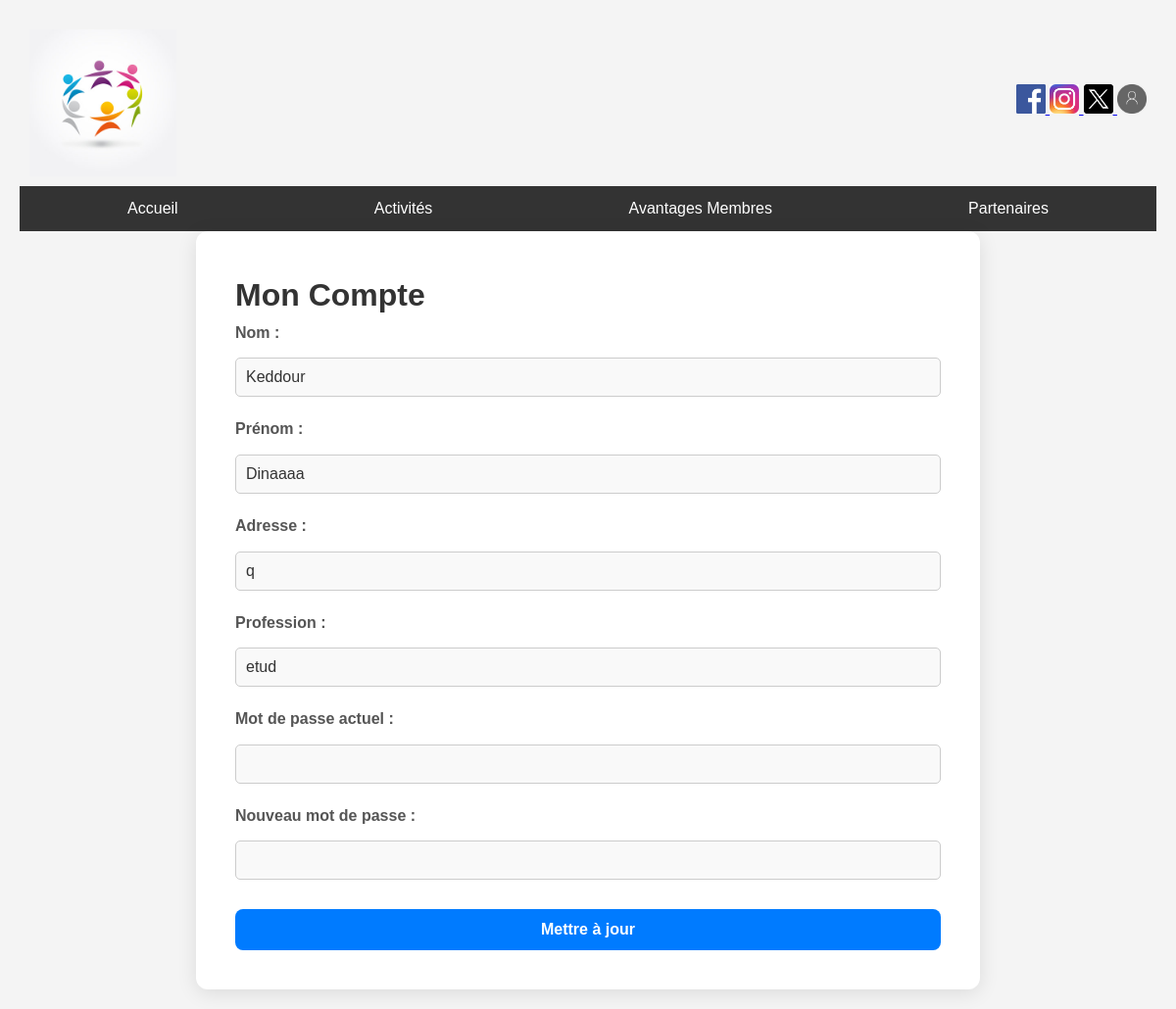
Page /public/index.php/compte (signed in) on the committed database.
### tables this page shows
CREATE TABLE `Membre` (
  `id` int NOT NULL,
  `username` varchar(50) NOT NULL,
  `password` varchar(255) NOT NULL,
  `nom` varchar(255) DEFAULT NULL,
  `prenom` varchar(255) DEFAULT NULL,
  `approuv` tinyint(1) DEFAULT NULL,
  `cartedemande` enum('Premium','Jeune','Classique') DEFAULT NULL,
  `cartetype` enum('Premium','Jeune','Classique') DEFAULT NULL,
  `dateinscription` datetime DEFAULT NULL,
  `adresse` varchar(255) DEFAULT NULL,
  `profession` varchar(255) DEFAULT NULL,
  `carteid` varchar(255) DEFAULT NULL,
  `carte` varchar(255) DEFAULT NULL,
  `recu` varchar(255) DEFAULT NULL,
  `photo` varchar(255) DEFAULT NULL
);

### app/controllers/CompteController.php (called while the page is built, shortened)
<?php
class CompteController {
    public function index() {
        $userId = session::get('id');
        $database = \app\models\Database::getInstance()->getConnection();
        $membreModel = new Membre($database);
        $user = $membreModel->getUserById($userId);
        require_once __DIR__ . '/../views/compte/index.php';
    }
}

### app/helpers/session.php (called while the page is built, shortened)
<?php
class Session {
    public static function get($key, $default = null) {
        return $_SESSION[$key] ?? $default;
    }
}

### app/models/Membre.php (called while the page is built, shortened)
<?php
class Membre {
    private $db;
    public function __construct($db) {
        $this->db = $db;
    }
    public function getUserById($id) {
        $query = "SELECT * FROM Membre WHERE id = ?";
        $stmt = $this->db->prepare($query);
        $stmt->execute([$id]);
        return $stmt->fetch(PDO::FETCH_ASSOC);
    }
}

### app/views/compte/index.php (the view, shortened to what this page needs)
<!DOCTYPE html>
<html lang="fr">
<head>
    <link rel="stylesheet" href="/Projet_WEB/public/css/styles.css">
</head>
<body>
    <?php include __DIR__ . '/../layouts/navbar.php'; ?>
    <main class="account-container">
        <h1 class="account-title">Mon Compte</h1>
        <form action="/Projet_WEB/public/index.php/compte/update" method="POST" class="account-form">
            <div class="form-group">
                <label for="nom" class="form-label">Nom :</label>
                <input type="text" id="nom" name="nom" value="<?php echo htmlspecialchars($user['nom']); ?>" required class="form-input">
            </div>
            <div class="form-group">
                <label for="prenom" class="form-label">Prénom :</label>
                <input type="text" id="prenom" name="prenom" value="<?php echo htmlspecialchars($user['prenom']); ?>" required class="form-input">
            </div>
            <div class="form-group">
                <label for="adresse" class="form-label">Adresse :</label>
                <input type="text" id="adresse" name="adresse" value="<?php echo htmlspecialchars($user['adresse']); ?>" required class="form-input">
            </div>
            <div class="form-group">
                <label for="profession" class="form-label">Profession :</label>
                <input type="text" id="profession" name="profession" value="<?php echo htmlspecialchars($user['profession']); ?>" required class="form-input">
            </div>
            <div class="form-group">
                <label for="password" class="form-label">Mot de passe actuel :</label>
                <input type="password" id="password" name="password" required class="form-input">
            </div>
            <div class="form-group">
                <label for="new_password" class="form-label">Nouveau mot de passe :</label>
                <input type="password" id="new_password" name="new_password" class="form-input">
            </div>
            <button type="submit" class="submit-btn">Mettre à jour</button>
        </form>
    </main>
</body>
</html>

### public/index.php (shortened to what this page needs)
<?php
require_once __DIR__ . '/../app/routes.php';
require_once __DIR__ . '/../app/helpers/session.php';
$requestUri = $_SERVER['REQUEST_URI'];
$scriptName = $_SERVER['SCRIPT_NAME'];
$pathInfo = str_replace($scriptName, '', $requestUri);
$pathInfo = trim($pathInfo, '/');
$url = $pathInfo ?: 'home';
foreach ($routes as $route => $action) {
    if ($url === $route) {
        [$controllerName, $method] = explode('@', $action);
        $controller = new $controllerClass();
        $controller->$method();
        break;
    }
}

### app/views/layouts/navbar.php (shortened to what this page needs)
<!DOCTYPE html>
<html lang="en">
<head>
    <link rel="stylesheet" href="/Projet_WEB/public/css/style.css">
</head>
<body>
    <header>
    <div class="header-container">
        <img src="/Projet_WEB/public/assets/images/logo.jpg" alt="Logo de l'association" class="logo">
        <div class="social-links">
            <a href="https://www.facebook.com/" target="_blank">
                <img src="/Projet_WEB/public/assets/images/facebook.png" alt="Facebook">
            </a>
            <a href="https://www.instagram.com/" target="_blank">
                <img src="/Projet_WEB/public/assets/images/instagram.jpeg" alt="Instagram">
            </a>
            <a href="https://www.x.com/" target="_blank">
                <img src="/Projet_WEB/public/assets/images/x.png" alt="X">
            </a>
                <img src="/Projet_WEB/public/assets/images/compte.png" alt="Compte" id="account-toggle">
        </div>
    </div>
</header>
<nav class="navbar">
    <ul>
        <li><a href="/Projet_WEB/public/index.php/home">Accueil</a></li>
        <li><a href="/Projet_WEB/public/index.php/activites">Activités</a></li>
        <li><a href="/Projet_WEB/public/index.php/avantages">Avantages Membres</a></li>
        <li><a href="/Projet_WEB/public/index.php/catalogue">Partenaires</a></li>
    </ul>
</nav>

### public/css/styles.css (style rules this page uses)
.header-container { display: flex; justify-content: space-between; align-items: center; padding: 10px; }
.logo { width: 150px; }
.social-links a img { width: 30px; height: 30px; cursor: pointer; }
.social-links img { width: 30px; height: 30px; cursor: pointer; }
.navbar { background-color: #333; color: white; padding: 10px; }
.navbar ul { list-style: none; padding: 0; display: flex; justify-content: space-around; }
.navbar ul li { display: inline; }
.navbar ul li a { color: white; text-decoration: none; }
* { margin: 0; padding: 0; box-sizing: border-box; }
body { font-family: 'Arial', sans-serif; line-height: 1.6; background-color: #f9f9f9; color: #333; padding: 20px; }
body { font-family: 'Arial', sans-serif; line-height: 1.6; background-color: #f4f4f4; color: #333; padding: 20px; }
.form-group { display: flex; flex-direction: column; gap: 5px; }
.form-group label { font-weight: bold; color: #555; }
.form-input { padding: 10px; border: 1px solid #ddd; border-radius: 5px; font-size: 1rem; transition: border-color 0.3s ease; }
.submit-btn { background-color: #007bff; color: #fff; border: none; padding: 10px 20px; border-radius: 5px; font-size: 1rem; cursor: pointer; transition: background-color 0.3s ease; }
button { background-color: #007BFF; color: #fff; border: none; padding: 10px 15px; border-radius: 5px; cursor: pointer; font-size: 14px; margin-top: 10px; transition: background-color 0.3s ease; }
.form-group { display: flex; flex-direction: column; }
.form-group label { font-weight: bold; margin-bottom: 5px; font-size: 1rem; }
.form-group input, .form-group select, .form-group textarea { padding: 10px; font-size: 1rem; border: 1px solid #ccc; border-radius: 5px; }

### public/css/style.css (style rules this page uses)
* { margin: 0; padding: 0; box-sizing: border-box; }
body { font-family: 'Arial', sans-serif; line-height: 1.6; background-color: #f4f4f4; color: #333; padding: 20px; }
.account-container { max-width: 800px; margin: 0 auto; padding: 40px; background-color: #fff; border-radius: 12px; box-shadow: 0 4px 20px rgba(0, 0, 0, 0.1); }
.account-form { display: flex; flex-direction: column; gap: 20px; }
.form-group { display: flex; flex-direction: column; gap: 8px; }
.form-label { font-size: 1rem; color: #555; font-weight: bold; }
.form-input { padding: 12px; border: 1px solid #ddd; border-radius: 8px; font-size: 1rem; color: #333; background-color: #f9f9f9; transition: border-color 0.3s ease, box-shadow 0.3s ease; }
.submit-btn { padding: 12px 20px; background-color: #007bff; color: #fff; border: none; border-radius: 8px; font-size: 1rem; font-weight: bold; cursor: pointer; transition: background-color 0.3s ease, transform 0.2s ease; }
button { padding: 8px 12px; border: none; border-radius: 5px; cursor: pointer; font-size: 14px; color: #fff; transition: background-color 0.3s ease; }

### rows in the picture
membre: nom "Keddour", prenom "Dinaaaa", adresse "q", profession "etud"
